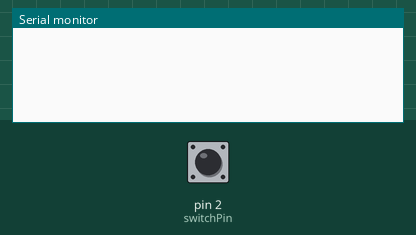
A sketch run on a simulated Arduino Uno, built with avr-gcc and run on an emulated ATmega328P. Parts: the last lines printed to the serial monitor. The inputs (shaded band) are chosen by the test bench; at power-on: pin 2 (switchPin) HIGH.

Above: at 1.2 s.
1.3 s: pin 2 (switchPin) pulled LOW for 0.15 s
At 2.2 s:
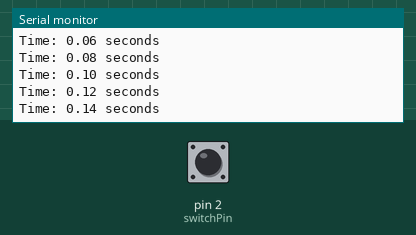
2.9 s: pin 2 (switchPin) pulled LOW for 1 s
At 4.7 s:
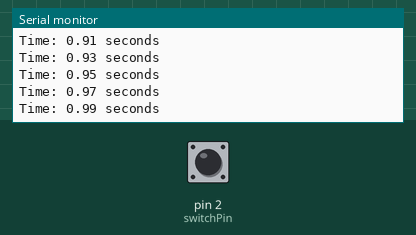
5.4 s: pin 2 (switchPin) pulled LOW for 1 s
7.9 s: pin 2 (switchPin) driven LOW
At 9.0 s:
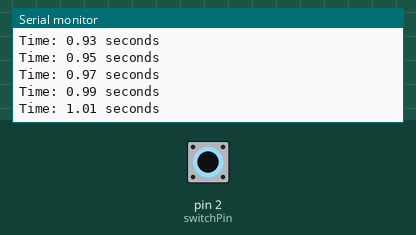
10.9 s: pin 2 (switchPin) pulsed HIGH 2 times (0.12 s each, 0.3 s apart)
Timing chart, 0 to 13.9 s (numbered marks = the images above; inputs shaded):
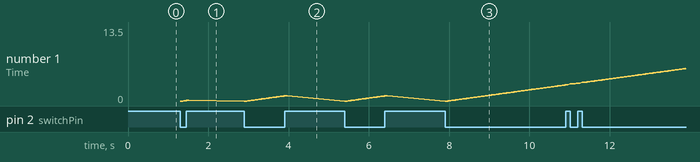

The sketch:

stopwatch.ino
```cpp
const int switchPin = 2; // the number of the input pin
long startTime; // store starting time here
long duration; // variable to store how long the timer has been running
float secduration; // variable to store the duration in seconds


void setup() {
  pinMode(switchPin, INPUT_PULLUP);
  Serial.begin(9600);
}

void loop() {
  if( digitalRead(switchPin) == LOW ) {
  startTime = millis();
  }

  while ( digitalRead(switchPin) == LOW ) {
  duration = millis() - startTime;
  secduration = (float)duration / 1000;
  Serial.print("Time: "); // print out your results
  Serial.print(secduration);
  Serial.println(" seconds");
  }
}
```

Measured:
- after the input at 1.3 s, the serial monitor: prints a new line at once (image 1)
- after the input at 2.9 s, the serial monitor: prints a new line after 0.08 s (image 2)
- after the input at 7.9 s, the serial monitor: prints a new line after 0.08 s (image 3)
- plotted number 1: 0.14 → 0.99 after the input at 2.9 s, 0.99 → 2.93 after the input at 7.9 s
